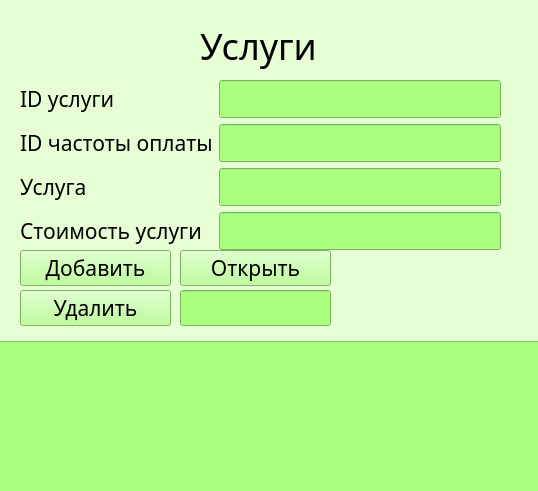
<?xml version="1.0" encoding="UTF-8"?>
<ui version="4.0">
 <class>Form</class>
 <widget class="QWidget" name="Form">
  <property name="geometry">
   <rect>
    <x>0</x>
    <y>0</y>
    <width>538</width>
    <height>491</height>
   </rect>
  </property>
  <property name="windowTitle">
   <string>Uslugi</string>
  </property>
  <property name="styleSheet">
   <string notr="true">background-color: rgb(231, 255, 212);
</string>
  </property>
  <widget class="QLabel" name="label_uslugi">
   <property name="geometry">
    <rect>
     <x>200</x>
     <y>20</y>
     <width>241</width>
     <height>51</height>
    </rect>
   </property>
   <property name="font">
    <font>
     <family>Cascadia Mono Light</family>
     <pointsize>27</pointsize>
     <weight>50</weight>
     <italic>false</italic>
     <bold>false</bold>
     <kerning>true</kerning>
    </font>
   </property>
   <property name="styleSheet">
    <string notr="true"/>
   </property>
   <property name="text">
    <string>Услуги</string>
   </property>
  </widget>
  <widget class="QTableWidget" name="tableWidget">
   <property name="geometry">
    <rect>
     <x>-10</x>
     <y>341</y>
     <width>551</width>
     <height>161</height>
    </rect>
   </property>
   <property name="styleSheet">
    <string notr="true">background-color: rgb(170, 255, 127);</string>
   </property>
  </widget>
  <widget class="QWidget" name="layoutWidget">
   <property name="geometry">
    <rect>
     <x>20</x>
     <y>80</y>
     <width>481</width>
     <height>178</height>
    </rect>
   </property>
   <layout class="QFormLayout" name="formLayout">
    <item row="2" column="0">
     <widget class="QLabel" name="label_uslugi_2">
      <property name="font">
       <font>
        <family>Cascadia Mono Light</family>
        <pointsize>16</pointsize>
       </font>
      </property>
      <property name="text">
       <string>Услуга</string>
      </property>
     </widget>
    </item>
    <item row="2" column="1">
     <widget class="QLineEdit" name="lineEdit_usluga">
      <property name="font">
       <font>
        <family>Cascadia Mono Light</family>
        <pointsize>16</pointsize>
       </font>
      </property>
      <property name="styleSheet">
       <string notr="true">background-color: rgb(170, 255, 127);</string>
      </property>
     </widget>
    </item>
    <item row="0" column="0">
     <widget class="QLabel" name="label_uslugi_3">
      <property name="font">
       <font>
        <family>Cascadia Mono Light</family>
        <pointsize>16</pointsize>
       </font>
      </property>
      <property name="text">
       <string>ID услуги</string>
      </property>
     </widget>
    </item>
    <item row="1" column="0">
     <widget class="QLabel" name="label_uslugi_4">
      <property name="font">
       <font>
        <family>Cascadia Mono Light</family>
        <pointsize>16</pointsize>
       </font>
      </property>
      <property name="text">
       <string>ID частоты оплаты</string>
      </property>
     </widget>
    </item>
    <item row="3" column="0">
     <widget class="QLabel" name="label_stoimUsl">
      <property name="font">
       <font>
        <family>Cascadia Mono Light</family>
        <pointsize>16</pointsize>
       </font>
      </property>
      <property name="text">
       <string>Стоимость услуги</string>
      </property>
     </widget>
    </item>
    <item row="3" column="1">
     <widget class="QLineEdit" name="lineEdit_stoimUsl">
      <property name="font">
       <font>
        <family>Cascadia Mono Light</family>
        <pointsize>16</pointsize>
       </font>
      </property>
      <property name="styleSheet">
       <string notr="true">background-color: rgb(170, 255, 127);</string>
      </property>
     </widget>
    </item>
    <item row="1" column="1">
     <widget class="QLineEdit" name="lineEdit_id_opl">
      <property name="font">
       <font>
        <family>Cascadia Mono Light</family>
        <pointsize>16</pointsize>
       </font>
      </property>
      <property name="styleSheet">
       <string notr="true">background-color: rgb(170, 255, 127);</string>
      </property>
     </widget>
    </item>
    <item row="0" column="1">
     <widget class="QLineEdit" name="lineEdit_id_usl">
      <property name="font">
       <font>
        <family>Cascadia Mono Light</family>
        <pointsize>16</pointsize>
       </font>
      </property>
      <property name="styleSheet">
       <string notr="true">background-color: rgb(170, 255, 127);</string>
      </property>
     </widget>
    </item>
   </layout>
  </widget>
  <widget class="QPushButton" name="pushButton_open">
   <property name="geometry">
    <rect>
     <x>180</x>
     <y>250</y>
     <width>151</width>
     <height>36</height>
    </rect>
   </property>
   <property name="font">
    <font>
     <family>Cascadia Mono Light</family>
     <pointsize>16</pointsize>
    </font>
   </property>
   <property name="styleSheet">
    <string notr="true">background-color: rgb(170, 255, 127);</string>
   </property>
   <property name="text">
    <string>Открыть</string>
   </property>
  </widget>
  <widget class="QPushButton" name="pushButton_insert">
   <property name="geometry">
    <rect>
     <x>20</x>
     <y>250</y>
     <width>151</width>
     <height>36</height>
    </rect>
   </property>
   <property name="font">
    <font>
     <family>Cascadia Mono Light</family>
     <pointsize>16</pointsize>
    </font>
   </property>
   <property name="styleSheet">
    <string notr="true">background-color: rgb(170, 255, 127);</string>
   </property>
   <property name="text">
    <string>Добавить</string>
   </property>
  </widget>
  <widget class="QPushButton" name="pushButton_delete">
   <property name="geometry">
    <rect>
     <x>20</x>
     <y>290</y>
     <width>151</width>
     <height>36</height>
    </rect>
   </property>
   <property name="font">
    <font>
     <family>Cascadia Mono Light</family>
     <pointsize>16</pointsize>
    </font>
   </property>
   <property name="styleSheet">
    <string notr="true">background-color: rgb(170, 255, 127);</string>
   </property>
   <property name="text">
    <string>Удалить</string>
   </property>
  </widget>
  <widget class="QLineEdit" name="lineEdit_id">
   <property name="geometry">
    <rect>
     <x>180</x>
     <y>290</y>
     <width>151</width>
     <height>36</height>
    </rect>
   </property>
   <property name="font">
    <font>
     <family>Cascadia Mono Light</family>
     <pointsize>16</pointsize>
    </font>
   </property>
   <property name="styleSheet">
    <string notr="true">background-color: rgb(170, 255, 127);</string>
   </property>
  </widget>
 </widget>
 <resources/>
 <connections/>
</ui>
